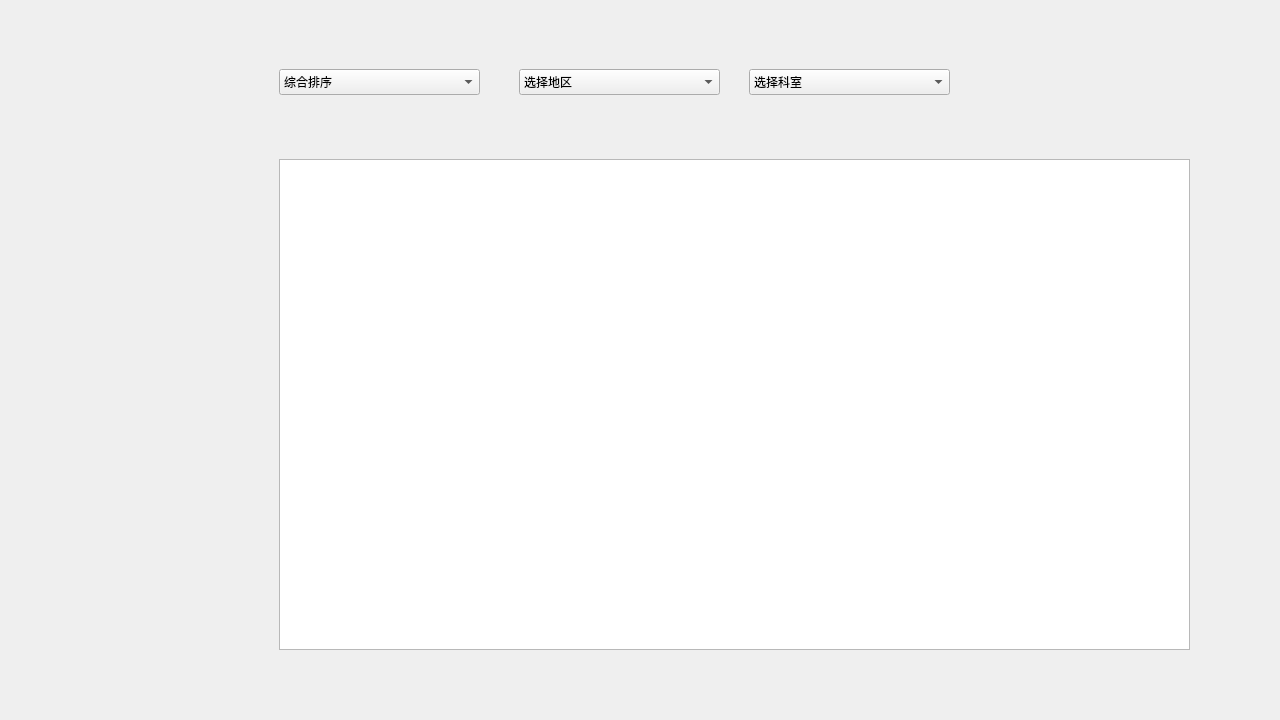
<?xml version="1.0" encoding="UTF-8"?>
<ui version="4.0">
 <class>Form</class>
 <widget class="QWidget" name="Form">
  <property name="geometry">
   <rect>
    <x>0</x>
    <y>0</y>
    <width>1280</width>
    <height>720</height>
   </rect>
  </property>
  <property name="windowTitle">
   <string>Form</string>
  </property>
  <widget class="QWidget" name="widget" native="true">
   <property name="geometry">
    <rect>
     <x>259</x>
     <y>29</y>
     <width>981</width>
     <height>671</height>
    </rect>
   </property>
   <widget class="QComboBox" name="area_comboBox">
    <property name="geometry">
     <rect>
      <x>260</x>
      <y>40</y>
      <width>201</width>
      <height>26</height>
     </rect>
    </property>
    <item>
     <property name="text">
      <string>选择地区</string>
     </property>
    </item>
    <item>
     <property name="text">
      <string>甘井子</string>
     </property>
    </item>
   </widget>
   <widget class="QComboBox" name="ComRan_comboBox">
    <property name="geometry">
     <rect>
      <x>20</x>
      <y>40</y>
      <width>201</width>
      <height>26</height>
     </rect>
    </property>
    <item>
     <property name="text">
      <string>综合排序</string>
     </property>
    </item>
   </widget>
   <widget class="QComboBox" name="department_comboBox">
    <property name="geometry">
     <rect>
      <x>490</x>
      <y>40</y>
      <width>201</width>
      <height>26</height>
     </rect>
    </property>
    <item>
     <property name="text">
      <string>选择科室</string>
     </property>
    </item>
   </widget>
   <widget class="QTableView" name="tableView">
    <property name="geometry">
     <rect>
      <x>20</x>
      <y>130</y>
      <width>911</width>
      <height>491</height>
     </rect>
    </property>
   </widget>
  </widget>
 </widget>
 <resources/>
 <connections/>
</ui>
